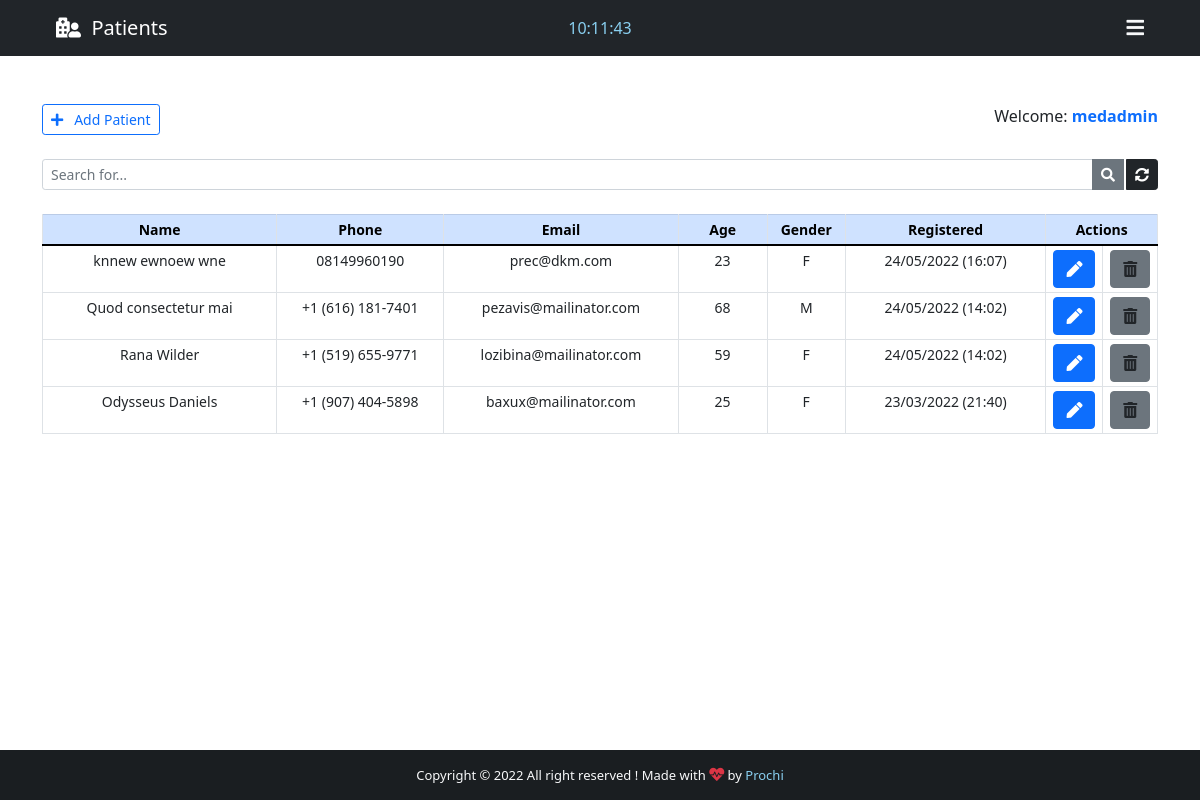
The app's page /backend/ (signed in) with its own data.
### base/models.py (models this page shows, shortened)
class Patient(models.Model):
    GENDER = (
        ('M', 'M'),
        ('F', 'F')
    )
    id = models.IntegerField(primary_key=True)
    name = models.CharField(max_length=40)
    phone = models.CharField(max_length=20)
    email = models.CharField(max_length=40)
    age = models.CharField(max_length=3)
    gender = models.CharField(max_length=1, null=True, choices=GENDER)
    note = models.TextField(blank=True)
    created_at = models.DateTimeField(auto_now_add=True)

### base/views.py (the view)
# urls.py: path('backend/', views.backend, name="backend"),
@cache_control(no_cache=True, must_revalidate=True, no_store=True)
@login_required(login_url='login')
def backend(request):
    if 'q' in request.GET:
        q = request.GET['q']
        all_patient_list = Patient.objects.filter(
            Q(name__icontains=q) | Q(phone__icontains=q) | Q(email__icontains=q) | Q(age__icontains=q) | Q(gender__icontains=q) | Q(note__icontains=q)
        ).order_by('-created_at')
    else:
        all_patient_list = Patient.objects.all().order_by('-created_at')
    paginator = Paginator(all_patient_list, 5)
    page = request.GET.get('page')
    all_patient = paginator.get_page(page)
    return render(request, "base/backend.html", {"patients":all_patient})

### base/templates/base/backend.html (shortened to what this page needs)
{% extends 'main.html' %}
{% block nav-content %}
<i class="fas fa-hospital-user"></i>&nbsp;&nbsp;Patients
{% endblock nav-content %}
{% block time %}
<div class="col-sm">
    <center>
        <span id="clock" style="color: #89cff0;"></span>
    </center>
</div>
{% endblock time %}
{% block btn-nav %}
<div class="text-light" id="sidebar" data-bs-toggle="offcanvas" data-bs-target="#offcanvasRight" aria-controls="offcanvasRight">
    <i class="fas fa-bars"></i>
</div>
{% endblock btn-nav %}
{% block footer %} style="color: #89cff0; text-decoration: none;"{% endblock footer %}
{% block content %}
<div class="container">
    <br><br>
    <div class="d-flex justify-content-between">
        <a href="{% url 'add_patient' %}" id="Btn-add-desktop" class="btn btn-outline-primary btn-sm txt-sm" id="add-patient">
            <i class="fas fa-plus"></i>&nbsp;&nbsp; Add Patient
        </a>
        <span class="welcome">
            Welcome: <strong><span class="text-primary">{{ user.get_username }}</span></strong>
        </span>
    </div>
    <form action="" method="GET">
        <div class="input-group input-group-sm mb-3 mt-4">
            <input type="text" name="q" class="form-control" placeholder="Search for..." value="{{ request.GET.q }}">
            <button class="btn btn-secondary"><i class="fas fa-search"></i></button>
            <a href="{% url 'backend' %}" class="btn btn-dark" style="margin-left: 2px;"><i
                    class="fas fa-sync-alt"></i></a>
        </div>
    </form>
    <center>
        <table class="table table-bordered table-sm mt-4" style="text-align: center; font-size: 14px;">
            <thead class="table-primary">
                <tr>
                    <th style="width: 21%">Name</th>
                    <th style="width: 15%">Phone</th>
                    <th style="width: 21%">Email</th>
                    <th style="width: 8%">Age</th>
                    <th style="width: 7%">Gender</th>
                    <th style="width: 18%">Registered</th>
                    {% if request.user.is_superuser %}
                    <th style="width: 10%" colspan="2">Actions</th>
                    {% else %}
                    <th style="width: 10%" colspan="2">Edit Patient</th>
                    {% endif %}
                </tr>
            </thead>
            {% for patient in patients %}
            <tr class="txt-sm" id="chk_td">
                <td data-label="Name" id="top-table">{{ patient.name }}</td>
                <td data-label="Phone" id="reponsive-border">{{ patient.phone }}</td>
                <td data-label="Email" id="reponsive-border">{{ patient.email }}</td>
                <td data-label="Age" id="reponsive-border">{{ patient.age }}</td>
                <td data-label="Gender" id="reponsive-border">{{ patient.gender }}</td>
                <td data-label="Registered" id="reponsive-border">{{ patient.created_at | date:'d/m/Y (H:i)' }}</td>
                <td>
                    <a href="/patient/{{ patient.id }}" class="btn btn-primary btn-action" title="Edit patient">
                        <li class="fas fa-pen"></li>
                    </a>
                </td>
                {% if request.user.is_superuser %}
                <td>
                    <a class="btn btn-secondary btn-action" title="Delete patient"
                        data-bs-toggle="modal" data-bs-target="#deleteModal{{ patient.pk }}">
                        <li class="fas fa-trash-alt"></li>
                    </a>
                </td>
                {% endif %}
            </tr>
            {% endfor %}
        </table>
    </center>
</div>
<br><br><br>
{% endblock content %}

### static/css/style.css (style rules this page uses)
html, body { height: 100%; margin: 0; max-width: 100%; overflow: hidden; }
#sidebar { float: right; margin-right: 25px; cursor: pointer; font-size: 20px; }

### records on screen
Patient: name "knnew ewnoew wne", phone "08149960190", email "prec@dkm.com", age "23", gender "F", created_at "24/05/2022 (16:07)"
Patient: name "Quod consectetur mai", phone "+1 (616) 181-7401", email "pezavis@mailinator.com", age "68", gender "M", created_at "24/05/2022 (14:02)"
Patient: name "Rana Wilder", phone "+1 (519) 655-9771", email "lozibina@mailinator.com", age "59", gender "F", created_at "24/05/2022 (14:02)"
Patient: name "Odysseus Daniels", phone "+1 (907) 404-5898", email "baxux@mailinator.com", age "25", gender "F", created_at "23/03/2022 (21:40)"

### other values on screen
{{ user.get_username }} "medadmin"
